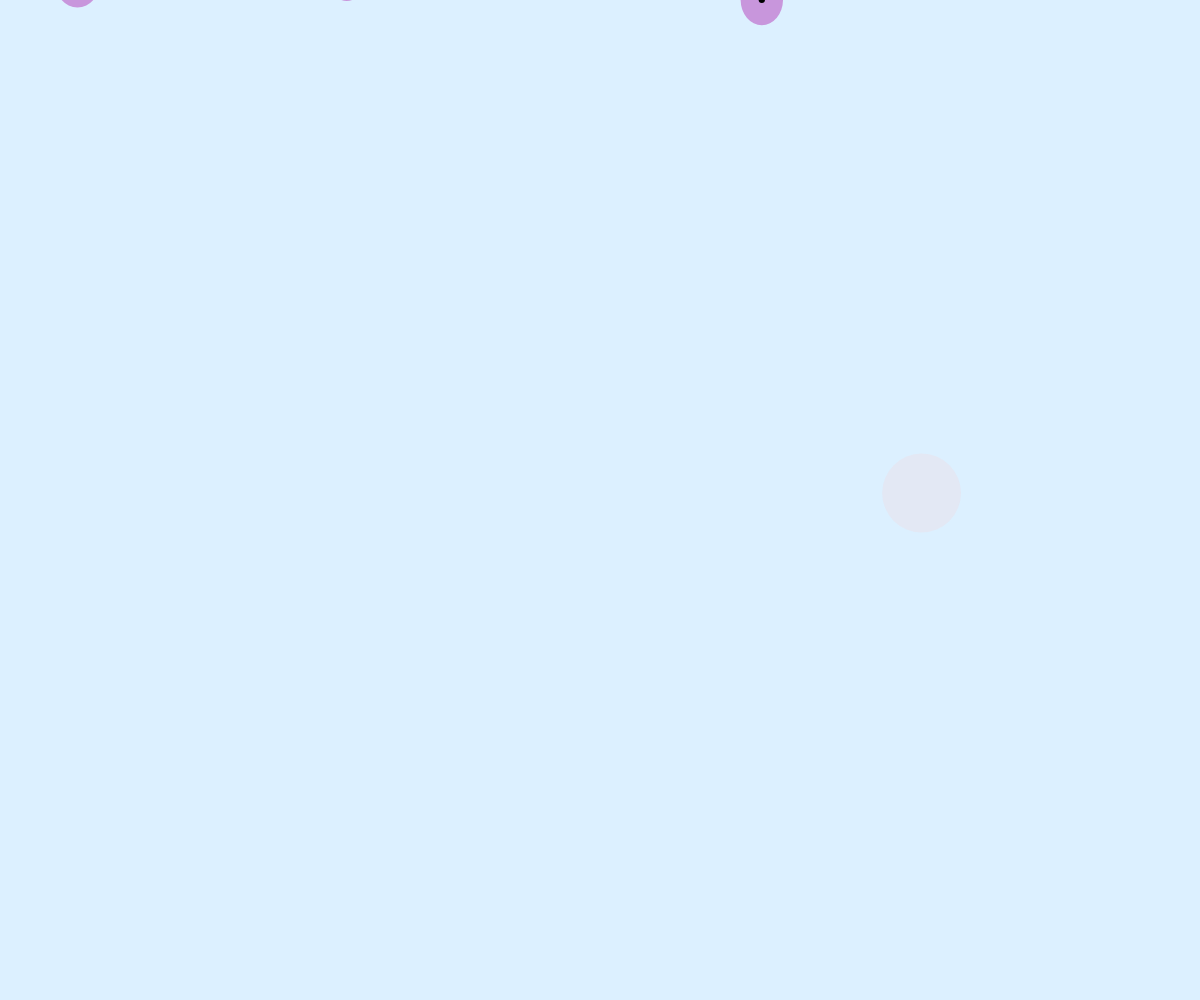
Frame 1 (no input)
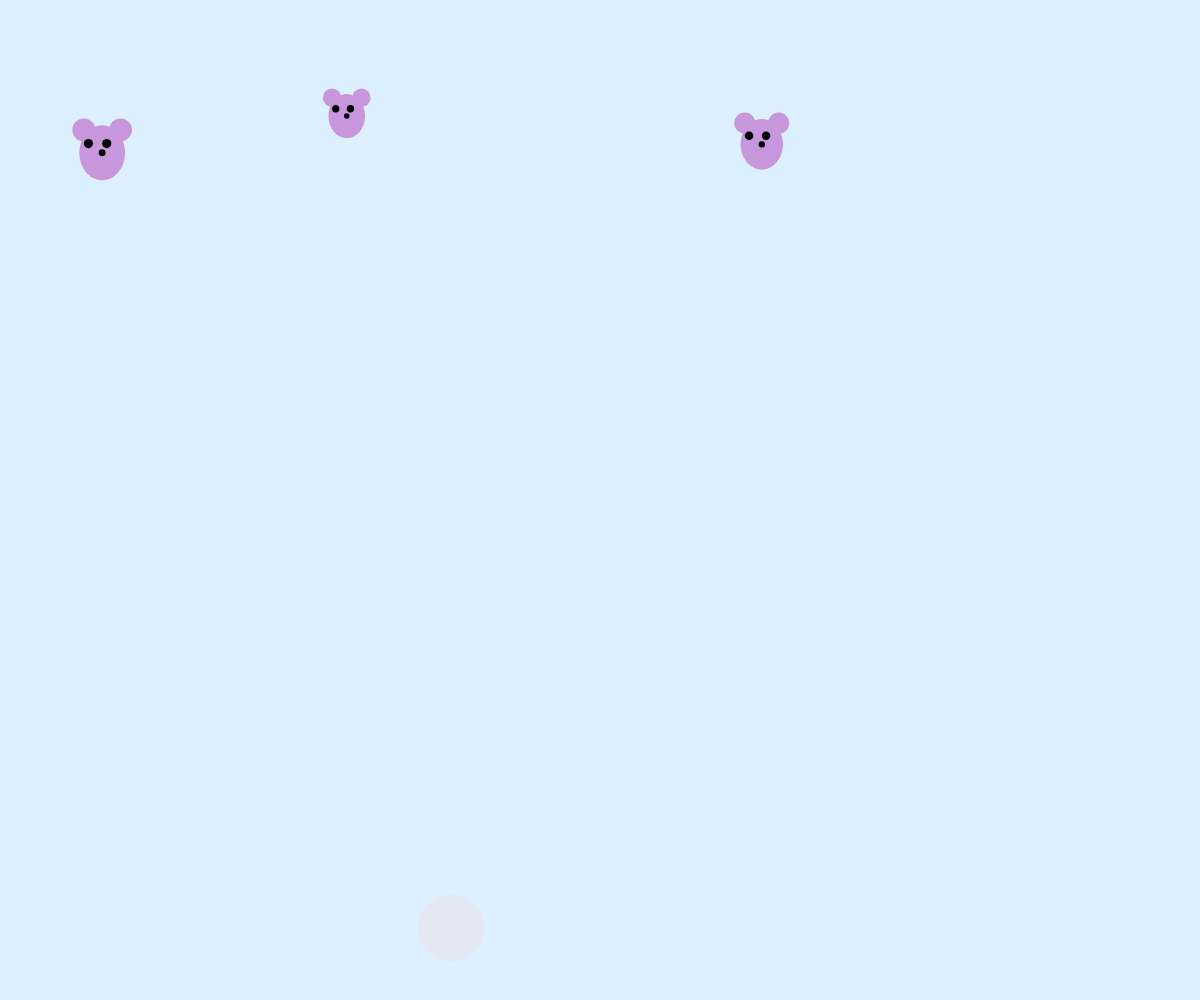
Frame 60 (no input)
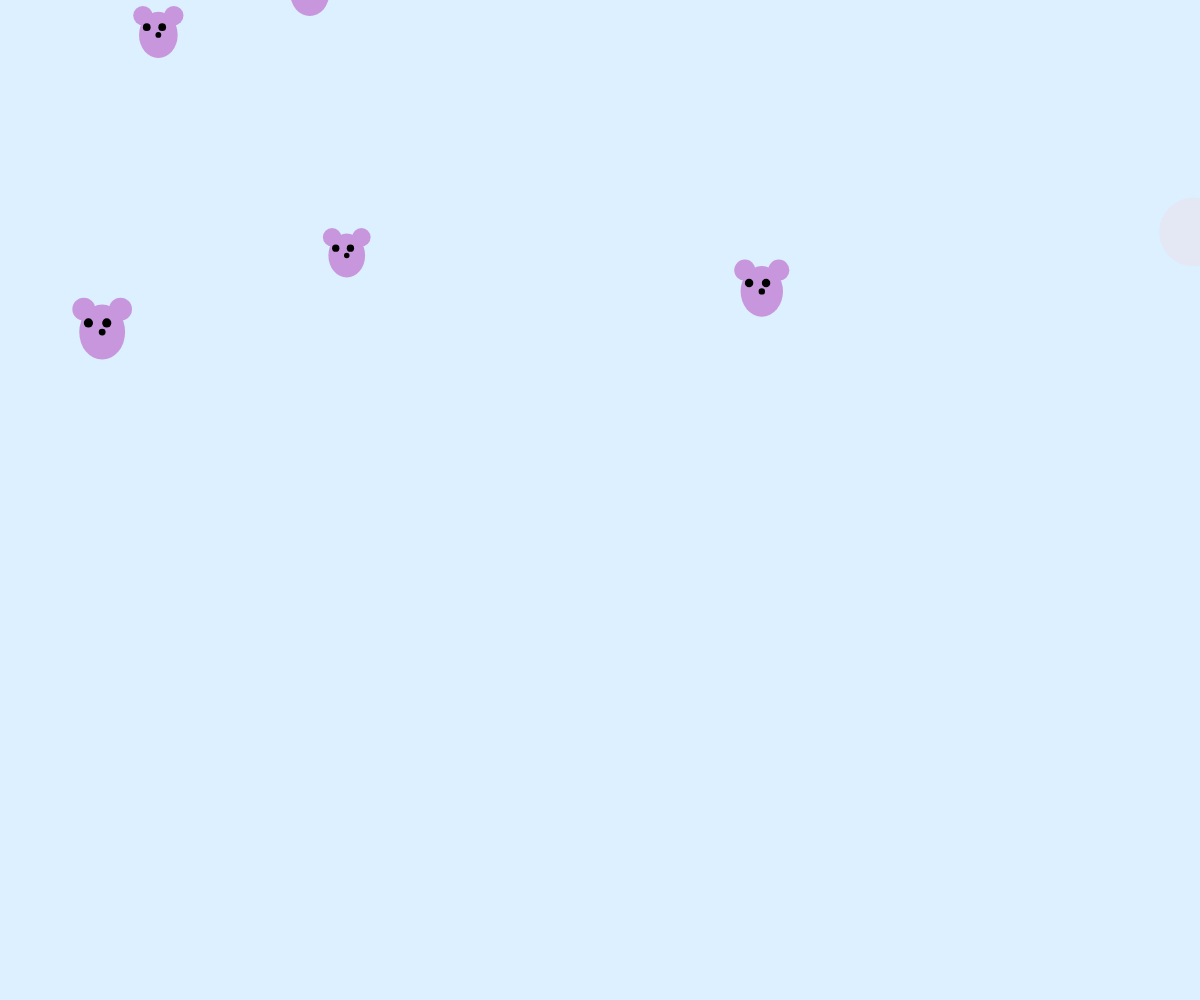
Frame 120 (the mouse pressed at the canvas centre since frame 60)

The p5.js sketch that drew these frames (run headless with seeded random() and noise() and a simulated clock; from frame 60 on, the mouse is pressed at the canvas centre):

// p5.js sketch
// ── sketch.js
// Declare variables
let ratHeads = [];
let numRatHeads = 30;

function setup() {
  createCanvas(windowWidth, windowHeight);

  // Create rat head objects
  for (let i = 0; i < numRatHeads; i++) {
    ratHeads.push(new RatHead());
  }
}

function draw() {
  // Kawaii pastel background
  background(220, 240, 255);
  noStroke();
  fill(255, 200, 200, 50);
  ellipse(random(width), random(height), random(50, 100));

  // Display rat heads
  for (let ratHead of ratHeads) {
    ratHead.display();
    ratHead.update();
    ratHead.reactToMouse();
  }
}

class RatHead {
  constructor() {
    this.x = random(width);
    this.y = random(-height, 0);
    this.speed = random(1, 3);
    this.size = random(20, 50);
    this.blinkDuration = random(2000, 5000);
  }

  display() {
    push();
    translate(this.x, this.y);

    // Rat head
    fill(200, 150, 220);
    ellipse(0, 0, this.size, this.size * 1.2);

    // Rat ears
    ellipse(-this.size * 0.4, -this.size * 0.5, this.size * 0.5, this.size * 0.5);
    ellipse(this.size * 0.4, -this.size * 0.5, this.size * 0.5, this.size * 0.5);

    // Rat eyes
    fill(0);
    if (millis() % this.blinkDuration < 100) {
      rect(-this.size * 0.3, -this.size * 0.2, this.size * 0.2, this.size * 0.05);
      rect(this.size * 0.1, -this.size * 0.2, this.size * 0.2, this.size * 0.05);
    } else {
      ellipse(-this.size * 0.3, -this.size * 0.2, this.size * 0.2, this.size * 0.2);
      ellipse(this.size * 0.1, -this.size * 0.2, this.size * 0.2, this.size * 0.2);
    }

    // Rat nose
    fill(0);
    ellipse(0, 0, this.size * 0.15, this.size * 0.15);


    pop();
  }

  update() {
    this.y += this.speed;

    // Reset position when off-screen
    if (this.y > height + this.size) {
      this.y = random(-height, 0);
      this.x = random(width);
    }
  }
  reactToMouse() {
    let d = dist(this.x, this.y, mouseX, mouseY);
    let escapeRadius = 100;

    if (d < escapeRadius) {
      let dx = this.x - mouseX;
      let dy = this.y - mouseY;

      let escapeForce = 5;

      this.x += dx * escapeForce / d;
      this.y += dy * escapeForce / d;
    }
  }
}
